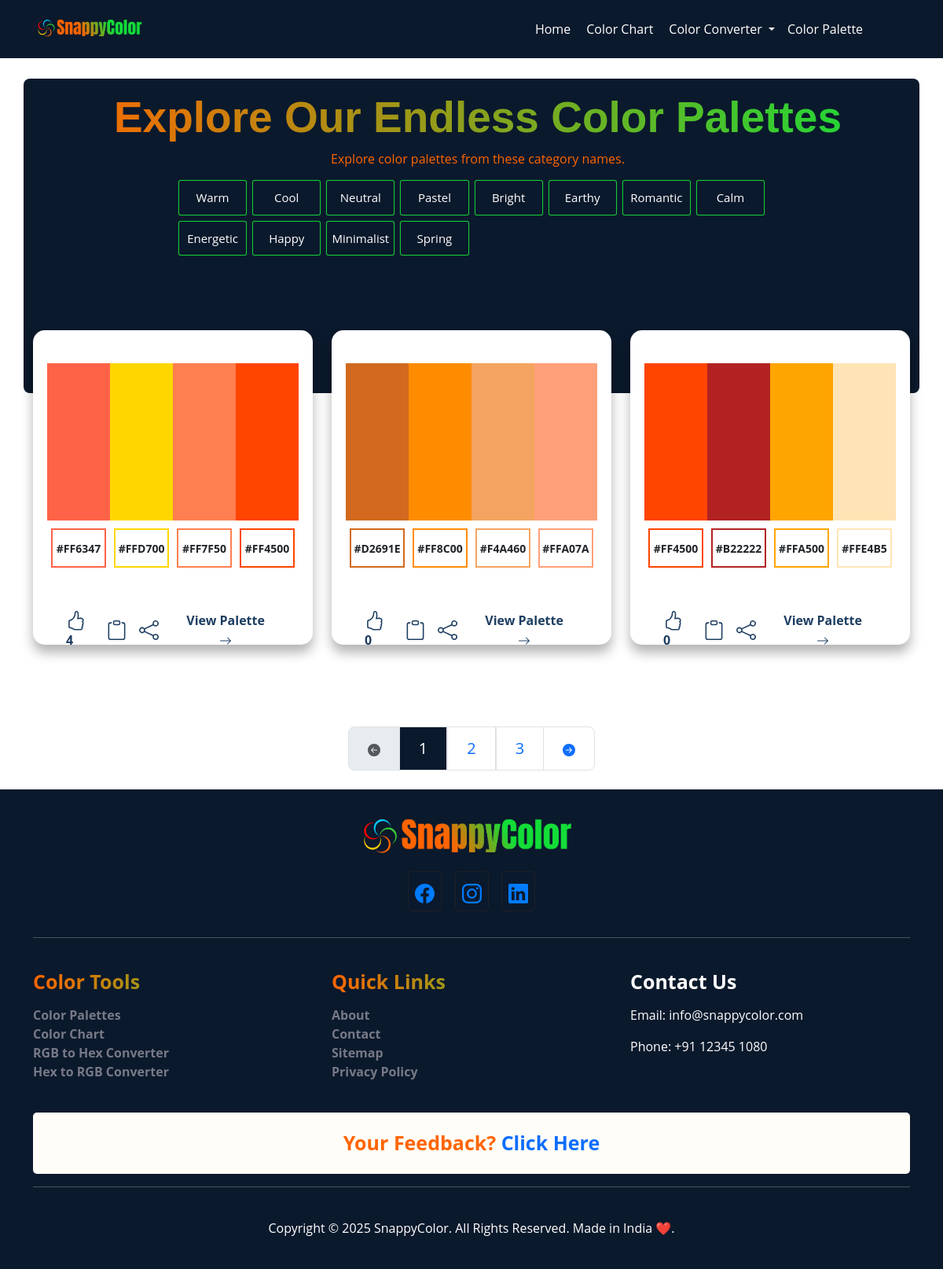
The app's page /color-palette with its own data.
### colors/models.py (models this page shows, shortened)
class Category(models.Model):
    id = models.UUIDField(primary_key=True, default=uuid.uuid4, editable=False)  # UUID field
    name = models.CharField(max_length=100, unique=True)
    description = models.TextField(blank=True, null=True)
    created_by = models.ForeignKey(User, on_delete=models.CASCADE, related_name="categories")
    is_active = models.BooleanField(default=True)  # New field for active status
    created_at = models.DateTimeField(auto_now_add=True)
    updated_at = models.DateTimeField(auto_now=True)
    class Meta:
        verbose_name = "Category"
        verbose_name_plural = "Categories"

class Color(models.Model):
    id = models.UUIDField(primary_key=True, default=uuid.uuid4, editable=False)  # UUID field
    palette = models.ForeignKey(ColorPalette, on_delete=models.CASCADE, related_name="colors")
    hex_code = models.CharField(max_length=7)  # HEX format, e.g., #FFFFFF
    name = models.CharField(max_length=100, blank=True, null=True)  # Optional color name
    class Meta:
        verbose_name = "Color"
        verbose_name_plural = "Colors"

class ColorPalette(models.Model):
    id = models.UUIDField(primary_key=True, default=uuid.uuid4, editable=False)  # UUID field
    name = models.CharField(max_length=500)  # Name of the palette
    category = models.ForeignKey(Category, on_delete=models.CASCADE, related_name="palettes")
    description = models.TextField(blank=True, null=True)
    created_by = models.ForeignKey(User, on_delete=models.CASCADE, related_name="palettes")
    likes = models.PositiveIntegerField(default=0, verbose_name="Number of Likes")  # New field for likes
    is_active = models.BooleanField(default=True)  # New field for active status
    created_at = models.DateTimeField(auto_now_add=True)
    updated_at = models.DateTimeField(auto_now=True)
    def total_likes(self):
        return self.likes
    class Meta:
        verbose_name = "Color Palette"
        verbose_name_plural = "Color Palettes"

### colors/views.py (the view)
# urls.py: path('color-palette', color_palette, name='color_palette'),
def color_palette(request):
    categories = Category.objects.values('id', 'name').filter(is_active=True)
    active_palettes = ColorPalette.objects.filter(is_active=True, category__is_active=True)
    paginator = Paginator(active_palettes, 1)  # Show 20 color palettes per page.
    page_number = request.GET.get("page")
    page_obj = paginator.get_page(page_number)
    return render(request, 'color-palettes.html', {'categories': categories, 'color_palettes': active_palettes, "page_obj": page_obj})

### colors/templates/color-palettes.html (shortened to what this page needs)
{% extends 'base.html' %}
{% load static %}
{% block content %}
<div class="container">
    <div class="row">
        <div class="col-md-12 color-palettes-heading-section mt-0">
            <h2 class="generic-heading mt-3 ms-3 text-center">
            </h2>
            <p class="generic-para ms-3 text-center">Explore color palettes from these category names.</p>
            <div class="col-md-8 offset-md-2 my-3">
                <div class="color-palette-header-category">
                    {% for category in categories %}
                    <div class="category-name">
                        <a href="{% url 'individual_category_color_palette' category.name %}"
                            style="font-size: 15px;">{{category.name}}</a>
                    </div>
                    {% endfor %}
                </div>
            </div>
        </div>
        {% if color_palettes|length > 1 %}
        {% for colorPalette in color_palettes %}
        <div class="col-md-4">
            <div class="color-palettes-container mt-3 mt-lg-0">
                <div class="d-flex justify-content-center align-items-center">
                    {% for color in colorPalette.colors.all %}
                    <div class="first-color d-flex flex-column justify-content-center align-items-center">
                        <div class="color-section" style="background-color: {{color.hex_code}};">
                        </div>
                        <div class="color-code d-flex flex-column justify-content-center align-items-center"
                            style="border: 2px solid {{color.hex_code}}"
                            onclick="copyToClipboardColorPalette('{{color.hex_code}}')">
                            {{color.hex_code}}
                        </div>
                    </div>
                    {% endfor %}
                </div>
                <div class="d-flex justify-content-start align-items-center mt-4">
                    <div class="color-palette-btn mt-4" style="color: #1E3E62;font-weight: bold;">
                        <span>{{colorPalette.total_likes}}</span>
                    </div>
                    <div class="color-palette-btn mt-4 ms-3" style="color: #1E3E62;font-weight: bold;">
                        <svg xmlns="http://www.w3.org/2000/svg" width="25" height="25" fill="currentColor"
                            class="bi bi-clipboard" viewBox="0 0 16 16"
                            onclick="copyToClipboardColorPalette('{{colorPalette.id}}')">
                            <path
                                d="M4 1.5H3a2 2 0 0 0-2 2V14a2 2 0 0 0 2 2h10a2 2 0 0 0 2-2V3.5a2 2 0 0 0-2-2h-1v1h1a1 1 0 0 1 1 1V14a1 1 0 0 1-1 1H3a1 1 0 0 1-1-1V3.5a1 1 0 0 1 1-1h1z" />
                            <path
                                d="M9.5 1a.5.5 0 0 1 .5.5v1a.5.5 0 0 1-.5.5h-3a.5.5 0 0 1-.5-.5v-1a.5.5 0 0 1 .5-.5zm-3-1A1.5 1.5 0 0 0 5 1.5v1A1.5 1.5 0 0 0 6.5 4h3A1.5 1.5 0 0 0 11 2.5v-1A1.5 1.5 0 0 0 9.5 0z" />
                        </svg>
                    </div>
                    <div class="color-palette-btn mt-4 ms-3" style="color: #1E3E62;font-weight: bold;">
                    </div>
                    <div class="color-palette-btn mt-4 ms-3">
                        <a href="{% url 'individual_category_color_palette' colorPalette.id %}" class="btn"
                            style="color: #1E3E62;font-weight: bold;">View Palette <svg
                                xmlns="http://www.w3.org/2000/svg" width="16" height="16" fill="currentColor"
                                class="bi bi-arrow-right" viewBox="0 0 16 16">
                                <path fill-rule="evenodd"
                                    d="M1 8a.5.5 0 0 1 .5-.5h11.793l-3.147-3.146a.5.5 0 0 1 .708-.708l4 4a.5.5 0 0 1 0 .708l-4 4a.5.5 0 0 1-.708-.708L13.293 8.5H1.5A.5.5 0 0 1 1 8" />
                            </svg></a>
                    </div>
                </div>
            </div>
        </div>
        {% endfor %}
        <div class="col-md-12 text-center">
            <div class="pagination pagination-lg justify-content-center my-4">
                {% if page_obj.has_previous %}
                <li class="page-item">
                    <a href="?page={{ page_obj.previous_page_number }}" class="page-link shadow-none"><svg xmlns="http://www.w3.org/2000/svg" width="16" height="16" fill="currentColor" class="bi bi-arrow-left-circle-fill" viewBox="0 0 16 16">
                        <path d="M8 0a8 8 0 1 0 0 16A8 8 0 0 0 8 0m3.5 7.5a.5.5 0 0 1 0 1H5.707l2.147 2.146a.5.5 0 0 1-.708.708l-3-3a.5.5 0 0 1 0-.708l3-3a.5.5 0 1 1 .708.708L5.707 7.5z"/>
                      </svg></a>
                </li>
                {% else %}
                <li class="page-item disabled">
                    <a class="page-link"><svg xmlns="http://www.w3.org/2000/svg" width="16" height="16" fill="currentColor" class="bi bi-arrow-left-circle-fill" viewBox="0 0 16 16">
                        <path d="M8 0a8 8 0 1 0 0 16A8 8 0 0 0 8 0m3.5 7.5a.5.5 0 0 1 0 1H5.707l2.147 2.146a.5.5 0 0 1-.708.708l-3-3a.5.5 0 0 1 0-.708l3-3a.5.5 0 1 1 .708.708L5.707 7.5z"/>
                      </svg></a>
                </li>
                {% endif %}
                {% for i in page_obj.paginator.page_range %}
                {% if page_obj.number == i %}
                <li class="page-item" aria-current="page">
                        <span class=" page-link active-link"> {{ i }}</span>
                </li>
                {% else %}
                <li class="bg-info"><a href="?page={{ i }}" class="page-link shadow-none">{{ i }}</a></li>
                {% endif %}
                {% endfor %}
                {% if page_obj.has_next %}
                <li class="page-item">
                    <a href="?page={{ page_obj.next_page_number }}" class="page-link shadow-none"><svg xmlns="http://www.w3.org/2000/svg" width="16" height="16" fill="currentColor" class="bi bi-arrow-right-circle-fill" viewBox="0 0 16 16">
                        <path d="M8 0a8 8 0 1 1 0 16A8 8 0 0 1 8 0M4.5 7.5a.5.5 0 0 0 0 1h5.793l-2.147 2.146a.5.5 0 0 0 .708.708l3-3a.5.5 0 0 0 0-.708l-3-3a.5.5 0 1 0-.708.708L10.293 7.5z"/>
                      </svg></a>
                </li>
                {% endif %}
            </div>
        </div>
        {% endif %}
    </div>
</div>
{% endblock %}

### colors/templates/base.html (shortened to what this page needs)
{% load static %}
<!doctype html>
<html lang="en">
<head>
    <link rel="stylesheet" href="{% static 'colors/css/bootstrap_5.3.3/bootstrap.min.css' %}">
    <link rel="stylesheet" href="{% static 'colors/css/style.css' %}">
</head>
<body>
    {% include 'navbar.html' %}
    {% block content %}{% endblock %}
    {% include 'footer.html' %}
</body>
</html>

### colors/templates/navbar.html (shortened to what this page needs)
{% load static %}
<header>
  <nav class="navbar navbar-expand-lg navbar-custom-style fixed-top">
    <div class="container">
      <a href="/" class="brandName">
        <h2 class="mt-2"><img src="{% static 'colors/images/SnappyColor.svg' %}" alt="SnappyURL">
        </h2>
      </a>
      <div class="collapse navbar-collapse" id="navbarNav">
        <ul class="navbar-nav ms-auto me-5">
          <li class="nav-item me-1">
            <a class="nav-link text-white" aria-current="page" href="/">
              Home</a>
          </li>
          <li class="nav-item me-1">
            <a class="nav-link text-white" aria-current="page" href="/color-chart">
              Color Chart</a>
          </li>
          <li class="nav-item dropdown">
            <a class="nav-link dropdown-toggle text-white" href="#" role="button" data-bs-toggle="dropdown" aria-expanded="false">
              Color Converter
            </a>
          </li>
          <li class="nav-item me-1">
            <a class="nav-link text-white generic-button-two" href="{% url 'color_palette' %}">
              Color Palette</a>
          </li>
        </ul>
      </div>
    </div>
  </nav>
</header>

### colors/templates/footer.html (shortened to what this page needs)
{% load static %}
<footer class="footer">
    <div class="container">
        <div class="row py-4 text-center">
            <div class="col-lg-12">
                <a href="/" class="text-center mb-5">
                    <img src="{% static 'colors/images/SnappyColor.svg' %}" alt="SnappyColor" width="300px">
                </a>
                <div class="social-links mt-2">
                    <a href="https://www.facebook.com/SnappyColor" target="_blank"></a>
                    <a href="https://www.instagram.com/programming_funda/" target="_blank"></a>
                    <a href="https://www.linkedin.com/in/vishvajitrao/" target="_blank"></a>
                </div>
            </div>
        </div>
        <hr>
        <div class="row py-4 text-start">
            <div class="col-6 col-lg-4">
                <h5 class="fw-bold mb-3 footer-heading">Color Tools</h5>
                <ul class="list-unstyled">
                    <li><a href="{% url 'color_palette' %}">Color Palettes</a></li>
                    <li><a href="{% url 'color_chart' %}">Color Chart</a></li>
                    <li><a href="{% url 'rgbtohex' %}">RGB to Hex Converter</a></li>
                    <li><a href="{% url 'hextorgb' %}">Hex to RGB Converter</a></li>
                </ul>
            </div>
            <div class="col-6 col-lg-4">
                <h5 class="fw-bold mb-3 footer-heading">Quick Links</h5>
                <ul class="list-unstyled">
                    <li><a href="/about">About</a></li>
                    <li><a href="/contact">Contact</a></li>
                    <li><a href="/privacy">Sitemap</a></li>
                    <li><a href="/privacy">Privacy Policy</a></li>
                </ul>
            </div>
            <div class="col-sm-6 col-lg-4">
                <h5 class="fw-bold mb-3 footer-heading-two">Contact Us</h5>
                <p>Email: info@snappycolor.com</p>
                <p>Phone: +91 12345 1080</p>
            </div>
        </div>
        <div class="row">
            <div class="col-md-12">
                <div class="footer-contact">
                    <div class="">Your Feedback?&nbsp;</div>
                    <a href="/contact">Click Here</a>
                </div>
            </div>
        </div>
        <hr>
        <div class="row py-4 text-center">
            <div class="col-lg-12">
                <p> Copyright &copy; 2025 SnappyColor. All Rights Reserved. Made in India ❤️.
            </div>
        </div>
    </div>
</footer>

### colors/static/colors/css/style.css (style rules this page uses)
:root { --first-color: #0B192C; --second-color: #000000; --third-color: #1E3E62; --fourth-color: #14de39; --fifth-color: #FF6500; --sixth-color: white; --body-min-height: 100vh; --font-size-first: 24px; --font-size-second: 16px; --font-size-third: 18px; --font-weight: bold; --bg-image: linear-gradient(to right, var(--fifth-color), var(--fourth-color)); --colors-code: -80px; --heading-first: 55px; --heading-second: 40px; --main-section-height: 350px; --border-radius: 15px; --border-radius-second: 8px; --border-radius-third: 5px; --image-section-height: 600px; --image-section-color-point-size: 15px; --border: 2px solid grey; --box-shadow: 0px 10px 15px rgba(0, 0, 0, 0.3); --padding: 40px; --justify-centent: center; --aligh-items: center; --cursor: pointer; }
* { margin: 0; padding: 0; }
a { text-decoration: none; }
body { min-height: var(--body-min-height); display: flex; flex-direction: column; font-family: 'Open Sans', sans-serif; margin-top: 100px; }
.generic-heading { font-family: 'Franklin Gothic Medium', 'Arial Narrow', Arial, sans-serif; font-size: var(--heading-first); font-weight: 600; background-image: var(--bg-image); -webkit-background-clip: text; color: transparent; }
.color-palettes-heading-section { background-color: var(--first-color); --main-section-height: 400px; height: var(--main-section-height); border-radius: var(--border-radius-second); }
.generic-para { color: var(--fifth-color); }
.navbar-custom-style { background-color: var(--first-color); }
.color-palette-header-category { display: grid; grid-gap: 9px; grid-template-columns: repeat(8, minmax(60px, 1fr)); justify-content: center; color: var(--sixth-color); }
.color-palette-header-category .category-name { display: flex; border-radius: 2px; justify-content: center; align-items: center; cursor: var(--cursor); box-shadow: 0 0 1px 1px var(--fourth-color); color: white; position: relative; }
.color-palette-header-category .category-name a { color: white; padding: 10px; }
.footer { margin-top: auto; width: 100%; background-color: var(--first-color); color: white; position: relative; }
.brandName { background-image: var(--bg-image); -webkit-background-clip: text; color: transparent; font-weight: bold; }
.social-links a { margin: 0 6px; color: #007bff; font-size: 24px; text-decoration: none; border: 1px solid #1e2027; padding: 8px; border-radius: var(--border-radius-third); }
.footer-contact { background-color: #fffdf8; border-radius: var(--border-radius-third); display: flex; text-align: center; justify-content: center; font-size: 25px; color: var(--fifth-color); font-weight: bold; padding: 20px; }
.list-unstyled li a { color: #777987; font-weight: bold; }
.footer-heading { font-size: 25px; background-image: var(--bg-image); -webkit-background-clip: text; color: transparent; font-weight: bold; }
.footer-heading-two { font-size: 25px; }
.color-palettes-container { --image-section-height: 400px; height: var(--image-section-height); box-shadow: var(--box-shadow); border: 2px solid transparent; border-radius: var(--border-radius); transform: translateY(-20%); position: relative; background-color: var(--sixth-color); padding: var(--padding); }
.first-color>.color-section { height: 200px; width: 80px; }
.first-color>.color-code { height: 50px; width: 70px; background-color: var(--sixth-color); font-size: var(--font-size-second); margin-top: 10px; font-size: 14px; font-weight: bold; }
.color-code { cursor: pointer; }
.color-palette-btn { cursor: var(--cursor); }
.active-link { background-color: var(--first-color); color: var(--sixth-color); }

### records on screen
Category: name "Warm"
Category: name "Cool"
Category: name "Neutral"
Category: name "Pastel"
Category: name "Bright"
Category: name "Earthy"
Category: name "Romantic"
Category: name "Calm"
Category: name "Energetic"
Category: name "Happy"
Category: name "Minimalist"
Category: name "Spring"
ColorPalette: total_likes "4"
Color: hex_code "#FF6347"
Color: hex_code "#FFD700"
Color: hex_code "#FF7F50"
Color: hex_code "#FF4500"
ColorPalette: total_likes "0"
Color: hex_code "#D2691E"
Color: hex_code "#FF8C00"
Color: hex_code "#F4A460"
Color: hex_code "#FFA07A"
ColorPalette: total_likes "0"
Color: hex_code "#FF4500"
Color: hex_code "#B22222"
Color: hex_code "#FFA500"
Color: hex_code "#FFE4B5"

### other values on screen
{{ i }} "1"
{{ i }} "2" "3"
